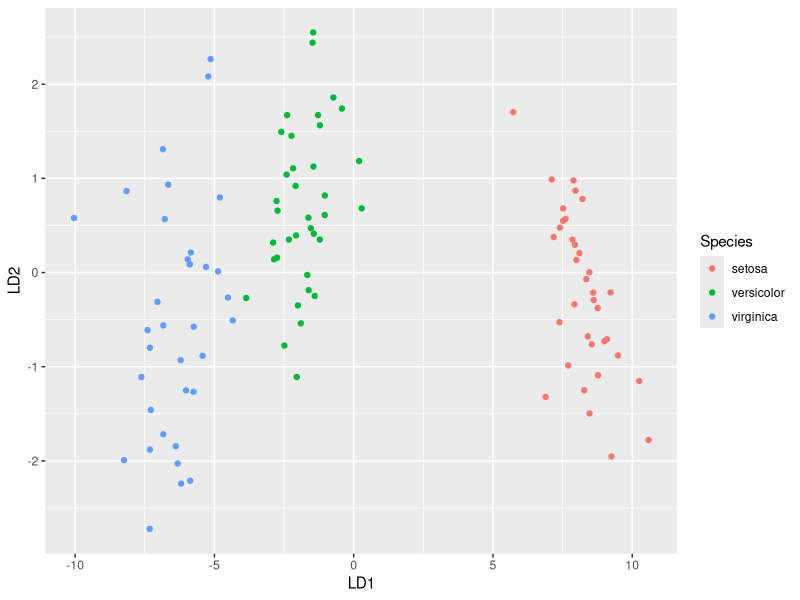

The R script that drew this image:
library(MASS)
library(ggplot2)
library(tidyverse) 
library(caret) 

data(iris)
str(iris)

set.seed(123)
sample <- sample(c(TRUE, FALSE), nrow(iris), replace=TRUE, prob=c(0.7,0.3))
train <- iris[sample, ]
test <- iris[!sample, ]

preproc.parameter <- train %>%  
  preProcess(method = c("center", "scale")) 
train.t <- preproc.parameter %>% predict(train) 
test.t <- preproc.parameter %>% predict(test) 

model <- lda(Species~., data=train.t)
model

lda_plot <- cbind(train, predict(model)$x)
ggplot(lda_plot, aes(LD1, LD2)) + geom_point(aes(color = Species))

predictions <- predict(model,test.t)
names(predictions)
head(predictions$class,5)
head(predictions$posterior,5)
head(predictions$x,5)


cm <- table(predictions$class, Actual = test.t$Species);cm
sum(diag(cm))/sum(cm)
  

